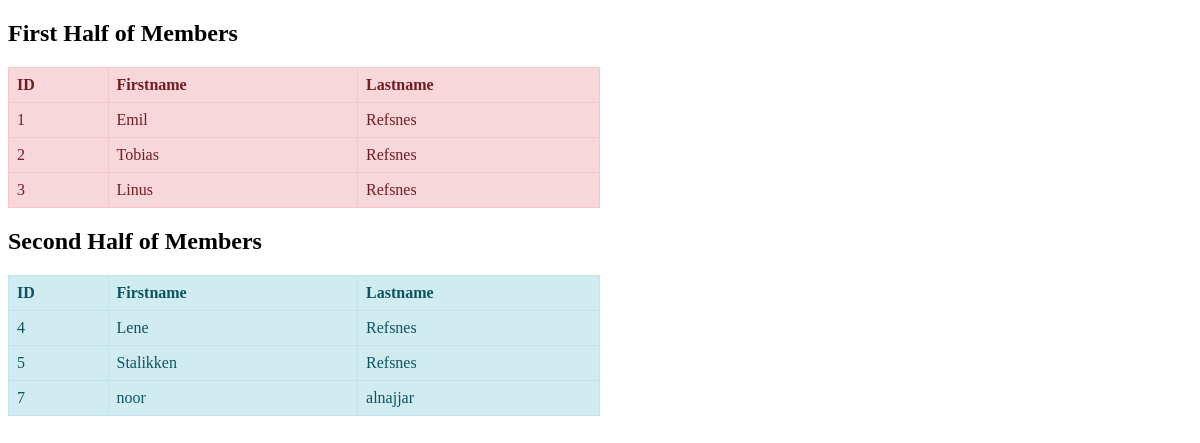
The app's page /testing/, older data.
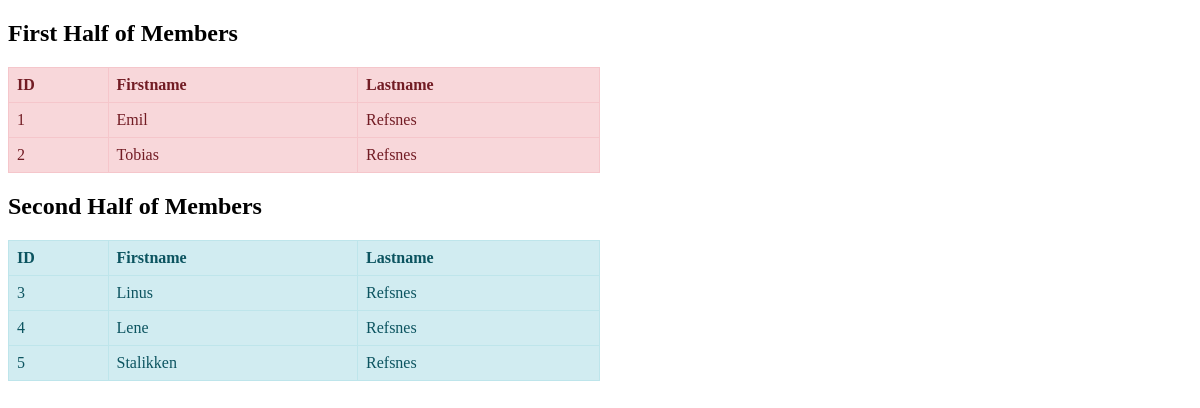
The same page, newer data.
### members/models.py (models this page shows, shortened)
class Member(models.Model):
  firstname = models.CharField(max_length=255)
  lastname = models.CharField(max_length=255)
  phone = models.IntegerField(null=True)
  joined_date = models.DateField(null=True)

### members/views.py (the view)
# urls.py: path('testing/', views.testing, name='testing'),
def testing(request):
  mymembers = list(Member.objects.all())
  half = len(mymembers)//2
  first_half = mymembers[:half]
  second_half = mymembers[half:]
  template = loader.get_template('template.html')
  context = {
    'first_half': first_half,
        'second_half': second_half,
  }
  return HttpResponse(template.render(context, request))

### members/templates/template.html (shortened to what this page needs)
<!DOCTYPE html>
<html>
<head>
</head>
<body>
<h2>First Half of Members</h2>
<table class="red-table">
  <tr>
    <th>ID</th>
    <th>Firstname</th>
    <th>Lastname</th>
  </tr>
  {% for member in first_half %}
    <tr>
      <td>{{ member.id }}</td>
      <td>{{ member.firstname }}</td>
      <td>{{ member.lastname }}</td>
    </tr>
  {% endfor %}
</table>
<h2>Second Half of Members</h2>
<table class="blue-table">
  <tr>
    <th>ID</th>
    <th>Firstname</th>
    <th>Lastname</th>
  </tr>
  {% for member in second_half %}
    <tr>
      <td>{{ member.id }}</td>
      <td>{{ member.firstname }}</td>
      <td>{{ member.lastname }}</td>
    </tr>
  {% endfor %}
</table>
</body>
</html>

Row changes from the older to the newer data that the page shows:
removed Member: id "7", firstname "noor", lastname "alnajjar", shown under "Second Half of Members"
shown differently, row unchanged: Member "Linus": moves from the list under "First Half of Members" to the list under "Second Half of Members"
